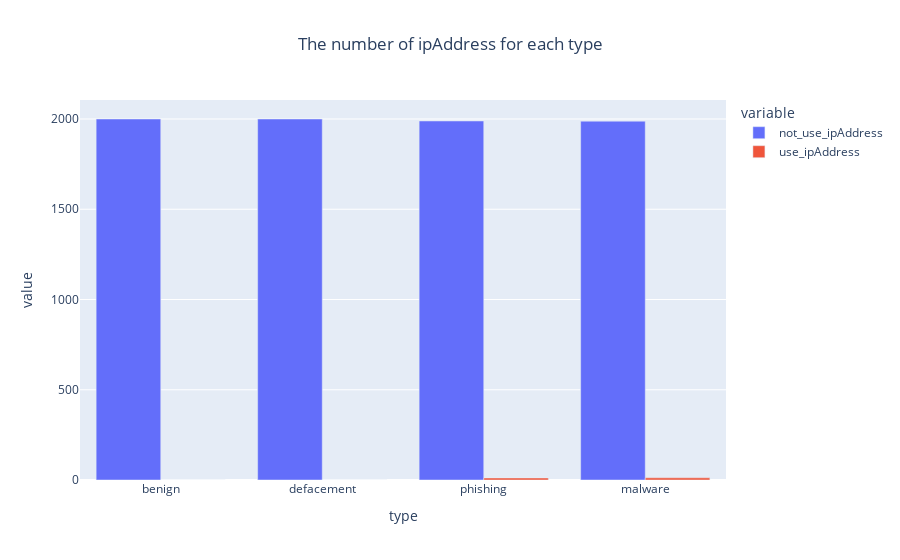

Source (notebook cell):
### Code cell
ipAddress = pd.crosstab(df_url.type,df_url.ipAddress)
ipAddress['type']=['benign','defacement','phishing','malware']
ipAddress.rename(columns={0:'not_use_ipAddress',1:'use_ipAddress'},inplace=True)
px.bar(data_frame=ipAddress,x=ipAddress.type,y=['not_use_ipAddress','use_ipAddress'],barmode='group',title='The number of ipAddress for each type').update_layout(title_x=0.5)

### Figure 1 — Plotly figure (JSON) as saved in the notebook; plotly's stock layout.template omitted (floating-point values rounded to 4 significant figures)
{"data": [{"alignmentgroup": "True", "hovertemplate": "variable=not_use_ipAddress<br>type=%{x}<br>value=%{y}<extra></extra>", "legendgroup": "not_use_ipAddress", "marker": {"color": "#636efa", "pattern": {"shape": ""}}, "name": "not_use_ipAddress", "offsetgroup": "not_use_ipAddress", "orientation": "v", "showlegend": true, "textposition": "auto", "type": "bar", "x": ["benign", "defacement", "phishing", "malware"], "xaxis": "x", "y": [2000, 2000, 1989, 1988], "yaxis": "y"}, {"alignmentgroup": "True", "hovertemplate": "variable=use_ipAddress<br>type=%{x}<br>value=%{y}<extra></extra>", "legendgroup": "use_ipAddress", "marker": {"color": "#EF553B", "pattern": {"shape": ""}}, "name": "use_ipAddress", "offsetgroup": "use_ipAddress", "orientation": "v", "showlegend": true, "textposition": "auto", "type": "bar", "x": ["benign", "defacement", "phishing", "malware"], "xaxis": "x", "y": [0, 0, 11, 12], "yaxis": "y"}], "layout": {"barmode": "group", "legend": {"title": {"text": "variable"}, "tracegroupgap": 0}, "title": {"text": "The number of ipAddress for each type", "x": 0.5}, "xaxis": {"anchor": "y", "domain": [0, 1], "title": {"text": "type"}}, "yaxis": {"anchor": "x", "domain": [0, 1], "title": {"text": "value"}}}}
